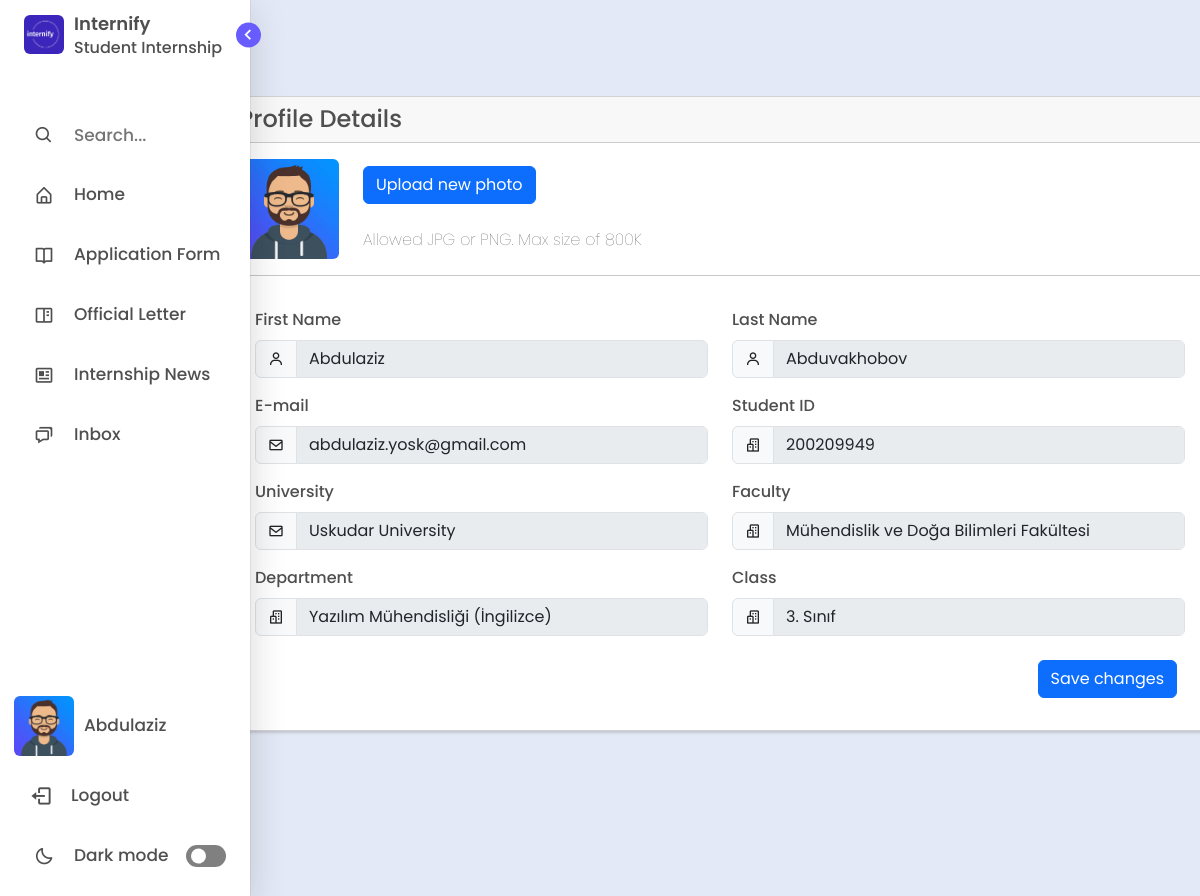
/profile/ (signed in), run on an earlier commit of the app's database.
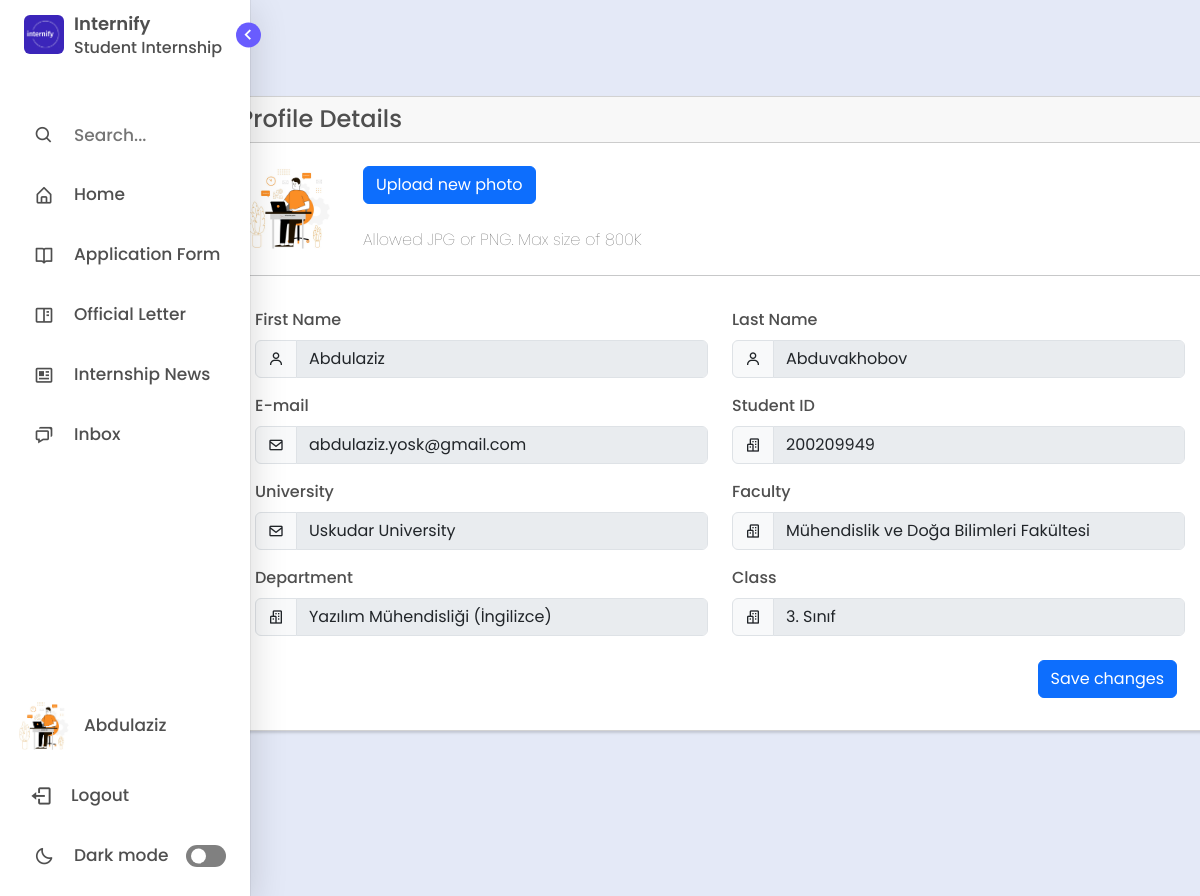
And on a later commit of the database.
### management/models.py (models this page shows, shortened)
class User(AbstractBaseUser, PermissionsMixin):
    GENDER_CHOICES = (
        ('M', 'Male'),
        ('F', 'Female'),
    )
    first_name = models.CharField(max_length=100)
    last_name = models.CharField(max_length=100)
    email = models.EmailField(unique=True)
    gender = models.CharField(max_length=1, choices=GENDER_CHOICES)
    photo = models.ImageField(upload_to='users', null=True, blank=True)
    last_login = models.DateTimeField(auto_now=True)
    is_active = models.BooleanField(default=True)
    is_staff = models.BooleanField(default=False)
    is_superuser = models.BooleanField(default=False)
    objects = CustomUserManager()
    USERNAME_FIELD = 'email'
    REQUIRED_FIELDS = ['first_name', 'last_name', 'gender',  'password']

class BaseAbstractModel(models.Model):
    is_visible = models.BooleanField(default=True, verbose_name='Visibility')
    date_created = models.DateTimeField(auto_now_add=True)
    date_updated = models.DateTimeField(auto_now=True)
    class Meta:
        abstract = True

class Student(BaseAbstractModel):
    student_id = models.CharField(max_length=20, primary_key=True, unique=True)
    department = models.ForeignKey(Department, on_delete=CASCADE)
    faculty = models.ForeignKey(Faculty, on_delete=CASCADE)
    class_room = models.ForeignKey(ClassRoom, on_delete=CASCADE)
    user = models.ForeignKey(User, on_delete=CASCADE)

class Faculty(BaseAbstractModel):
    name = models.CharField(max_length=150)

class Department(BaseAbstractModel):
    name = models.CharField(max_length=200)
    faculty = models.ForeignKey(Faculty, on_delete=CASCADE)

class ClassRoom(BaseAbstractModel):
    name = models.CharField(max_length=250)
    department = models.ForeignKey(Department, on_delete=CASCADE)
    faculty = models.ForeignKey(Faculty, on_delete=CASCADE)

### management/views.py (the view)
# urls.py: path('profile/', views.profile, name = "profile"),
def profile(request):
    user = request.user
    if request.method == "POST":
        if 'photo' in request.FILES:
            user.photo = request.FILES['photo']
            user.save()
        return redirect(reverse('profile'))
    context = {}
    if user.groups.filter(name='Student').exists():
        student = Student.objects.get(user=user)
        if student:
            context['student'] = student
        return render(request, "profile.html", context)
    elif user.groups.filter(name='Coordinator').exists():
        coordinator = InternshipCoordinator.objects.get(user=user)
        print(coordinator)
        if coordinator:
            context['coordinator'] = coordinator
        return render(request, "profile.html", context)
    return render(request, "profile.html")

### templates/profile.html (shortened to what this page needs)
{% extends "layout.html" %}
{% load static %}
{% block content %}
<body style="overflow: hidden;">
    <div class="home offset-md-1" style="margin-left:30px; margin-top:8%;">
      <div class="content-wrapper">
        <div class="container-xxl flex-grow-1 container-p-y">
          <div class="row">
            <div class="col-md-12">
              <div class="card mb-4">
                <form enctype="multipart/form-data" action="{% url 'profile' %}" method="POST">
                  <h4 class="text card-header">Profile Details</h4>
                  <div class="card-body">
                    <div class="d-flex align-items-start align-items-sm-center gap-4">
                      <img src="
                              {% if user.photo %}
                                  {{ user.photo.url }}
                              {% elif user.gender == 'M' %}
                                  {% static 'assets/img/avatars/male_avatar.png' %}
                              {% else %}
                                  {% static 'assets/img/avatars/female_avatar.png' %}
                              {% endif %}
                              " alt="user-avatar" class="d-block rounded" height="100" width="100"
                                          id="uploadedAvatar" />
                      <div class="button-wrapper">
                          <label for="upload" class="btn btn-primary me-2 mb-4" tabindex="0">
                            <span class="d-none d-sm-block">Upload new photo</span>
                          </label>
                        <p class="text mb-0" style="font-weight: lighter;">Allowed JPG or PNG. Max size of 800K</p>
                      </div>
                    </div>
                  </div>
                  <hr class="my-0" />
                  <div class="card-body text">
                    <div class="card-body">
                      <div class="row">
                        <div class="mb-3 col-md-6">
                          <label for="firstName" class="form-label">First Name</label>
                          <div class="input-group input-group-merge">
                            <span class="input-group-text"><i class="bx bx-user"></i></span>
                            <input class="form-control" type="text" id="first_name" name="first_name"
                              disabled value="{{user.first_name}}" autofocus />
                          </div>
                        </div>
                        <div class="mb-3 col-md-6">
                          <label for="lastName" class="form-label">Last Name</label>
                          <div class="input-group input-group-merge">
                            <span class="input-group-text"><i class="bx bx-user"></i></span>
                            <input class="form-control" type="text" name="last_name" id="first_name"
                              disabled value="{{user.last_name}}" />
                          </div>
                        </div>
                        <div class="mb-3 col-md-6">
                          <label for="email" class="form-label">E-mail</label>
                          <div class="input-group input-group-merge">
                            <span class="input-group-text"><i class="bx bx-envelope"></i></span>
                            <input class="form-control" type="text" id="email" name="email" disabled
                              value="{{user.email}}" />
                          </div>
                        </div>
                        {% for group in user.groups.all %}
                            {% if group.name == 'Student' %}
                                <div class="mb-3 col-md-6">
                                    <label class="form-label" for="country">Student ID</label>
                                    <div class="input-group input-group-merge">
                                        <span class="input-group-text">
                                            <i class="bx bx-buildings"></i>
                                        </span>
                                        <input class="form-control" type="text" id="faculty" name="student_id" disabled value="{{ student.student_id }}" />
                                    </div>
                                </div>
                                <div class="mb-3 col-md-6">
                                    <label for="email" class="form-label">University</label>
                                    <div class="input-group input-group-merge">
                                        <span class="input-group-text"><i class="bx bx-envelope"></i></span>
                                        <input class="form-control" type="text" id="email" name="email"
                                            disabled value="Uskudar University" />
                                    </div>
                                </div>
                                <div class="mb-3 col-md-6">
                                    <label class="form-label" for="country">Faculty</label>
                                    <div class="input-group input-group-merge">
                                        <span class="input-group-text">
                                            <i class="bx bx-buildings"></i>
                                        </span>
                                        <input class="form-control" type="text" id="faculty" name="faculty" disabled value="{{ student.faculty.name }}" />
                                    </div>
                                </div>
                                <div class="mb-3 col-md-6">
                                    <label class="form-label" for="country">Department</label>
                                    <div class="input-group input-group-merge">
                                        <span class="input-group-text">
                                            <i class="bx bx-buildings"></i>
                                        </span>
                                        <input class="form-control" type="text" id="department" name="department" disabled value="{{ student.department.name }}" />
                                    </div>
                                </div>
                                <div class="mb-3 col-md-6">
                                    <label class="form-label" for="country">Class</label>
                                    <div class="input-group input-group-merge">
                                        <span class="input-group-text">
                                            <i class="bx bx-buildings"></i>
                                        </span>
                                        <input class="form-control" type="text" id="class" name="class" disabled value="{{ student.class_room.name }}" />
                                    </div>
                                </div>
                            {% endif %}
                        {% endfor %}
                    <div class="mt-2">
                      <button type="submit" class="btn btn-primary me-2" style="float:right;">Save
                        changes</button>
                    </div>
                  </div>
                </form>
              </div>
            </div>
          </div>
        </div>
      </div>
    </div>
</body>
{% endblock content %}

### templates/layout.html (shortened to what this page needs)
{% load static %}
<!DOCTYPE html>
<html lang="en">
<head>
    <link href="https://cdn.jsdelivr.net/npm/bootstrap@5.3.0-alpha3/dist/css/bootstrap.min.css" rel="stylesheet">
    <link href='https://unpkg.com/boxicons@2.0.7/css/boxicons.min.css' rel='stylesheet'>
    <link href="https://maxcdn.bootstrapcdn.com/font-awesome/4.3.0/css/font-awesome.min.css" rel="stylesheet">
</head>
<body>
    {% include 'includes/sidebar.html' %}
    {% block content %}{% endblock content %}
</body>
</html>

### templates/includes/sidebar.html (shortened to what this page needs)
<!DOCTYPE html>
{% load static %}
<html lang="en">
<head>
    <link href='https://unpkg.com/boxicons@2.1.1/css/boxicons.min.css' rel='stylesheet'>
</head>
<body>
    <nav class="sidebar open">
        <header>
            <div class="image-text">
                <span class="image">
                    <a href="/home"><img id="my-image" src="{% static 'assets/img/logo.png' %}" alt=""></a>
                </span>
                <div class="text logo-text">
                    <a href="/home" style="text-decoration: none; color: var(--text-color);"><span class="name">Internify</span></a>
                    <span class="profession">Student Internship</span>
                </div>
            </div>
            <i class='bx bx-chevron-right toggle'></i>
        </header>
        <div class="menu-bar">
            <div class="menu">
                <li class="search-box">
                    <i class='bx bx-search icon'></i>
                    <input type="text" placeholder="Search...">
                </li>
                <li class="nav-link">
                    <a href="/home">
                        <i class='bx bx-home-alt icon' ></i>
                        <span class="text nav-text">Home</span>
                    </a>
                </li>
                {% for group in request.user.groups.all %}
                    {% if group.name == 'Student' %}
                        <li class ="nav-link">
                            <a href="/application-form">
                                <i class='bx bx-book-open icon'></i>
                                <span class="text nav-text">Application Form</span>
                            </a>
                        </li>
                        <li class ="nav-link">
                            <a href="/official-letter">
                                <i class='bx bx-book-content icon' ></i>
                                <span class="text nav-text">Official Letter</span>
                            </a>
                        </li>
                        <li class="nav-link">
                            <a href="/internship-opportunities">
                              <i class='bx bx-news icon' ></i>
                              <span class="text nav-text">Internship News</span>
                            </a>
                        </li>
                    {% endif %}
                {% endfor %}
                <li class="nav-link">
                    <a href="/inbox">
                        <i class='bx bx-chat icon' ></i>
                        <span class="text nav-text">Inbox</span>
                    </a>
                </li>
            </div>
            <div class="bottom-content">
                <li class="nav-link">
                    <a href="/profile">
                        <img src="
                                {% if request.user.photo%}
                                    {{ request.user.photo.url }}
                                {% elif request.user.gender == 'M' %}
                                    {% static 'assets/img/avatars/male_avatar.png' %}
                                {% else %}
                                    {% static 'assets/img/avatars/female_avatar.png' %}
                                {% endif %}
                                "
                                alt="user-avatar"
                            class="d-block rounded" height="60" width="60" id="uploadedAvatar" />
                        <span class="text nav-text" style="margin-left:10px;"> {{user.first_name}}</span>
                    </a>
                </li>
                <li class="nav-link">
                    <a href="/logout">
                        <i class='bx bx-log-out icon' style="font-size:23px; margin-left:-3px;"></i>
                        <span class="text nav-text">Logout</span>
                    </a>
                </li>
                <li class="mode">
                    <div class="sun-moon">
                        <i class='bx bx-moon icon moon'></i>
                    </div>
                    <span class="mode-text text">Dark mode</span>
                    <div class="toggle-switch">
                        <span class="switch"></span>
                    </div>
                </li>
            </div>
        </div>
    </nav>
</body>
</html>

What changed in the data, as far as the page shows it:
changed User "Abdulaziz": photo: a different picture
